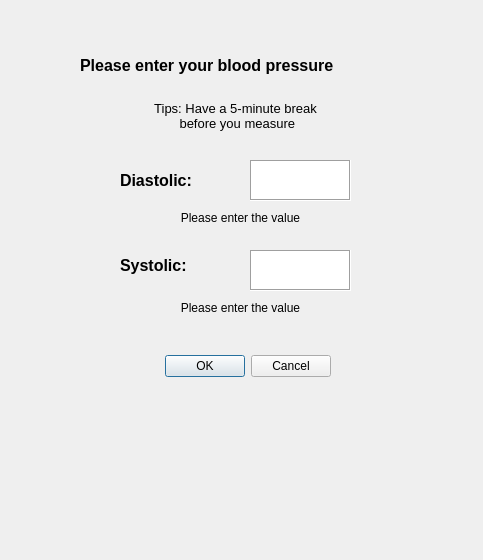
<?xml version="1.0" encoding="UTF-8"?>
<ui version="4.0">
 <class>Dialog</class>
 <widget class="QDialog" name="Dialog">
  <property name="geometry">
   <rect>
    <x>0</x>
    <y>0</y>
    <width>483</width>
    <height>560</height>
   </rect>
  </property>
  <property name="font">
   <font>
    <family>Arial</family>
   </font>
  </property>
  <property name="windowTitle">
   <string>Dialog</string>
  </property>
  <widget class="QDialogButtonBox" name="buttonBox">
   <property name="geometry">
    <rect>
     <x>140</x>
     <y>350</y>
     <width>191</width>
     <height>32</height>
    </rect>
   </property>
   <property name="font">
    <font>
     <family>Arial</family>
    </font>
   </property>
   <property name="orientation">
    <enum>Qt::Horizontal</enum>
   </property>
   <property name="standardButtons">
    <set>QDialogButtonBox::Cancel|QDialogButtonBox::Ok</set>
   </property>
  </widget>
  <widget class="QTextEdit" name="textEdit">
   <property name="geometry">
    <rect>
     <x>250</x>
     <y>160</y>
     <width>101</width>
     <height>41</height>
    </rect>
   </property>
   <property name="frameShape">
    <enum>QFrame::Box</enum>
   </property>
  </widget>
  <widget class="QTextEdit" name="textEdit_2">
   <property name="geometry">
    <rect>
     <x>250</x>
     <y>250</y>
     <width>101</width>
     <height>41</height>
    </rect>
   </property>
   <property name="frameShape">
    <enum>QFrame::Box</enum>
   </property>
  </widget>
  <widget class="QLabel" name="notice_label">
   <property name="geometry">
    <rect>
     <x>80</x>
     <y>50</y>
     <width>321</width>
     <height>31</height>
    </rect>
   </property>
   <property name="font">
    <font>
     <family>Arial</family>
     <pointsize>12</pointsize>
     <weight>75</weight>
     <bold>true</bold>
    </font>
   </property>
   <property name="text">
    <string>Please enter your blood pressure</string>
   </property>
  </widget>
  <widget class="QLabel" name="tips_label">
   <property name="geometry">
    <rect>
     <x>120</x>
     <y>90</y>
     <width>231</width>
     <height>51</height>
    </rect>
   </property>
   <property name="font">
    <font>
     <family>Arial</family>
     <pointsize>10</pointsize>
    </font>
   </property>
   <property name="layoutDirection">
    <enum>Qt::LeftToRight</enum>
   </property>
   <property name="text">
    <string>Tips: Have a 5-minute break
 before you measure</string>
   </property>
   <property name="alignment">
    <set>Qt::AlignCenter</set>
   </property>
  </widget>
  <widget class="QLabel" name="dias_label">
   <property name="geometry">
    <rect>
     <x>120</x>
     <y>170</y>
     <width>121</width>
     <height>20</height>
    </rect>
   </property>
   <property name="font">
    <font>
     <family>Arial</family>
     <pointsize>12</pointsize>
     <weight>75</weight>
     <bold>true</bold>
    </font>
   </property>
   <property name="text">
    <string>Diastolic:</string>
   </property>
  </widget>
  <widget class="QLabel" name="sys_label">
   <property name="geometry">
    <rect>
     <x>120</x>
     <y>250</y>
     <width>121</width>
     <height>31</height>
    </rect>
   </property>
   <property name="font">
    <font>
     <family>Arial</family>
     <pointsize>12</pointsize>
     <weight>75</weight>
     <bold>true</bold>
    </font>
   </property>
   <property name="text">
    <string>Systolic:</string>
   </property>
  </widget>
  <widget class="QLabel" name="diastolic_label">
   <property name="geometry">
    <rect>
     <x>150</x>
     <y>210</y>
     <width>181</width>
     <height>16</height>
    </rect>
   </property>
   <property name="text">
    <string>Please enter the value</string>
   </property>
   <property name="alignment">
    <set>Qt::AlignCenter</set>
   </property>
  </widget>
  <widget class="QLabel" name="systolic_label">
   <property name="geometry">
    <rect>
     <x>150</x>
     <y>300</y>
     <width>181</width>
     <height>16</height>
    </rect>
   </property>
   <property name="text">
    <string>Please enter the value</string>
   </property>
   <property name="alignment">
    <set>Qt::AlignCenter</set>
   </property>
  </widget>
 </widget>
 <resources/>
 <connections>
  <connection>
   <sender>buttonBox</sender>
   <signal>accepted()</signal>
   <receiver>Dialog</receiver>
   <slot>accept()</slot>
   <hints>
    <hint type="sourcelabel">
     <x>248</x>
     <y>254</y>
    </hint>
    <hint type="destinationlabel">
     <x>157</x>
     <y>274</y>
    </hint>
   </hints>
  </connection>
  <connection>
   <sender>buttonBox</sender>
   <signal>rejected()</signal>
   <receiver>Dialog</receiver>
   <slot>reject()</slot>
   <hints>
    <hint type="sourcelabel">
     <x>316</x>
     <y>260</y>
    </hint>
    <hint type="destinationlabel">
     <x>286</x>
     <y>274</y>
    </hint>
   </hints>
  </connection>
 </connections>
</ui>
